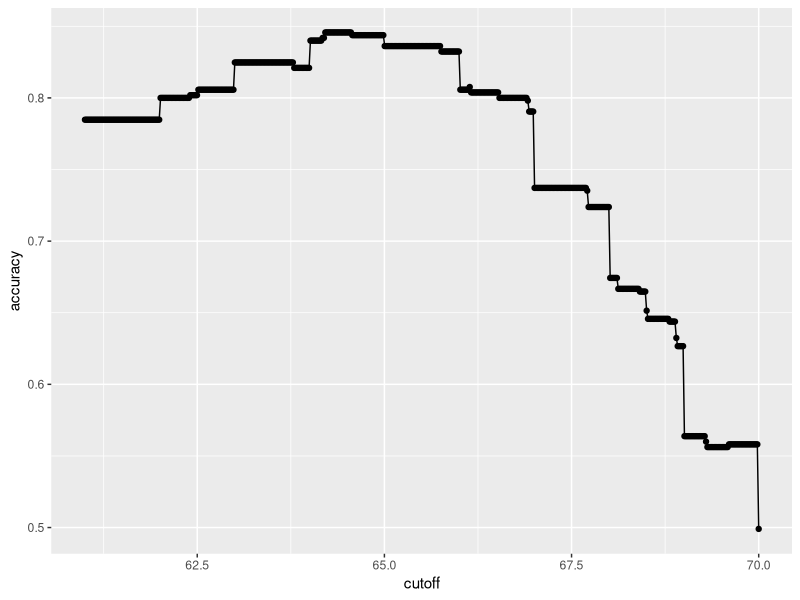
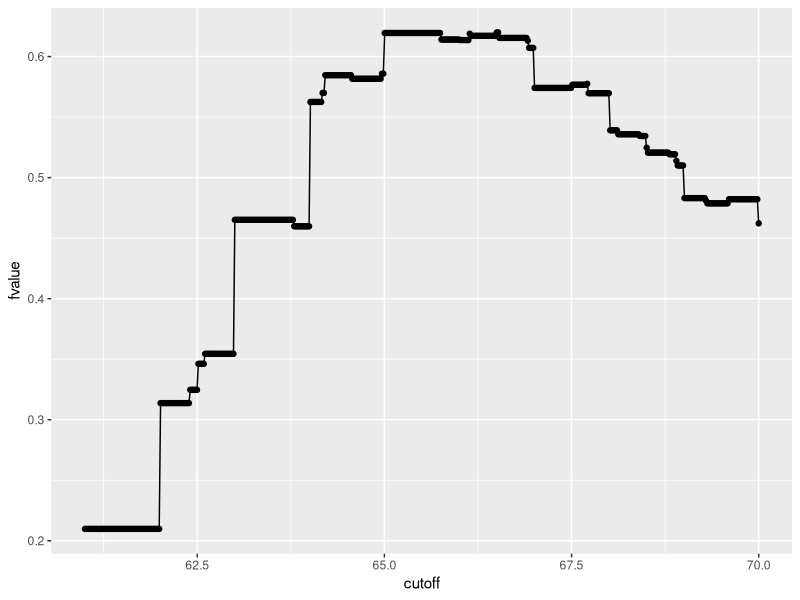
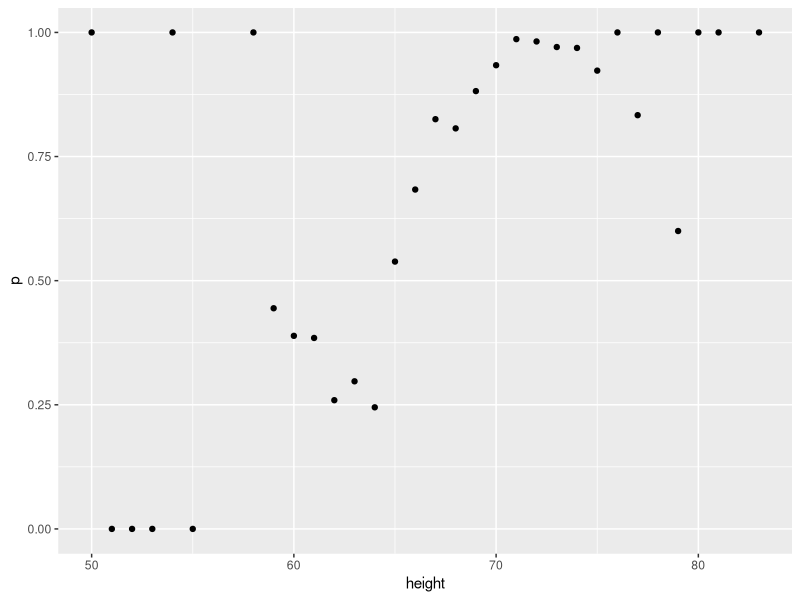
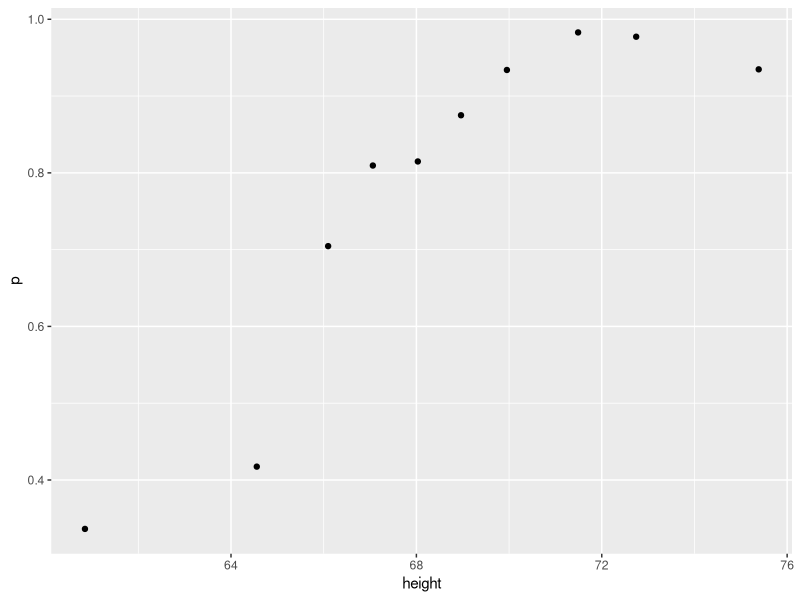
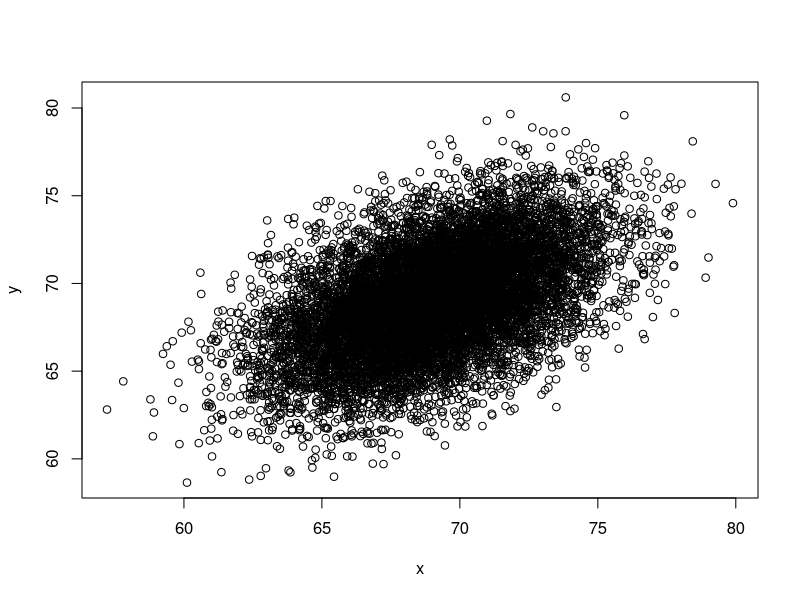
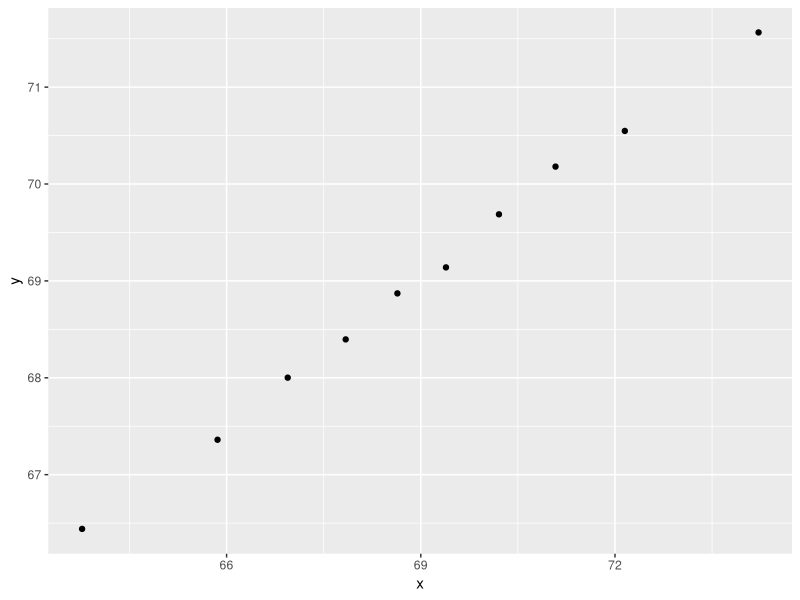

R code for these plots, in order:
library(dslabs)
library(caret)
library(tidyverse)
library(e1071)
data(heights)

#extract features and outcomes
x <- heights$height
y <- heights$sex

#split data1 - generate index
set.seed(1)
train_index <- createDataPartition(y,times=1,p=.5,list=FALSE)

#split data2 - data reshaping
x_train <- x[train_index]
x_test <- x[-train_index]

y_train <- y[train_index]
y_test <- y[-train_index]

#algorithm1 - guessing
y_hat1 <- sample(c('Male','Female'),length(x_test),replace=TRUE) %>% factor()
#algorithm1 - assess
result1 <- mean(y_hat1 == y_test)

#algorithm2 - average height
  #We have this insight: male's height is on average than female of this dataset
  heights %>% group_by(sex) %>% summarise(mean(height),sd(height))
  #We build an algorithm that classify heights higher than 62 inch (2 sd lower than mean) as male
  y_hat2 <- ifelse(x_test>62,'Male','Female') %>% factor()
  #Assess this algorithm by overall accuracy
  result2 <- mean(y_hat2 == y_test)

#algorithm2 - determine a better cutoff
  #Generate a cutoff vector - length of 20 from female height to male height 
  femaleheight <- heights %>% filter(sex=='Female')
  femalemeanheight <- mean(femaleheight$height)
  maleheight <- heights %>% filter(sex=='Male')
  malemeanheight <- mean(maleheight$height)
  cutoff <- seq(from=61,to=70,length.out = 500)
  #cutoff <- seq(61,72)
  #Predict
        cutoffcompare <- function(cutoff=...){
          testresult <- ifelse(x_train>cutoff,'Male','Female') %>% factor()
          overallaccuracy = mean (testresult == y_train)
          return(overallaccuracy)
        }
  accuracy <- sapply(cutoff,cutoffcompare)
  predictionresult <- data.frame(cutoff,accuracy)
  predictionresult %>% ggplot(aes(cutoff,accuracy)) + geom_point() + geom_line()
  
  #The best prediction result we can achieve is 
  max(accuracy)
  optimalcutoff <- cutoff[which.max(accuracy)]
  
  #check the cutoff in test set
  y_hat3 <- ifelse(x_test>optimalcutoff,'Male','Female') %>% factor()
  mean(y_hat3==y_test)

#assess algorithm
  table(predicted=y_hat3,actual=y_test)

  result <- data.frame(y_test,y_hat3) %>% mutate(accuracy=y_test==y_hat3) %>% group_by(y_test) %>% summarise(mean(accuracy))
  print(result)

  prev_train <- mean(y_train=='Male');print(prev_train)
  prev_test <- mean(y_test=='Male');print(prev_test)

#data is biased. prediction is biased. overall accuracy is NOT enough to represent the 'quality' of prediction.
#sensitivity and specificity
  confusionMatrix(data = y_hat3,reference=y_test)

#keep sensitivity & specificity in one variable is also importnat for optimization, e.g. F1.
#This time we want to achieve best F1 value rather than best overall accuracy.
  cutoffcompare <- function(cutoff=...){
    y_hat4 <- ifelse(x_train>cutoff,'Male','Female') %>% factor()
    fvalue <- F_meas(y_hat4,reference = factor(y_train))
    return(fvalue)}
  fvalue <- sapply(cutoff,cutoffcompare)
  predictionresult2 <- data.frame(cutoff,fvalue)
  predictionresult2 %>% ggplot(aes(cutoff,fvalue)) + geom_point() + geom_line()
  
  print(max(fvalue)) 
  cutoff[which.max(fvalue)]
#be careful of train/test set
  
  
#plot the ROC curve
  
  
  

  library(dslabs)
  data("heights")
  heights %>% 
    mutate(height = round(height)) %>%
    group_by(height) %>%
    summarize(p = mean(sex == "Male")) %>%
  qplot(height, p, data =.)
  
  ps <- seq(0, 1, 0.1)
  heights %>% 
    mutate(g = cut(height, quantile(height, ps), include.lowest = TRUE)) %>%
  group_by(g) %>%
    summarize(p = mean(sex == "Male"), height = mean(height)) %>%
    qplot(height, p, data =.)
  
  Sigma <- 9*matrix(c(1,0.5,0.5,1), 2, 2)
  dat <- MASS::mvrnorm(n = 10000, c(69, 69), Sigma) %>%
    data.frame() %>% setNames(c("x", "y"))
  plot(dat)
  ps <- seq(0, 1, 0.1)
  dat %>% 
    mutate(g = cut(x, quantile(x, ps), include.lowest = TRUE)) %>%
    group_by(g) %>%
    summarize(y = mean(y), x = mean(x)) %>%
  qplot(x, y, data =.)
  
  
